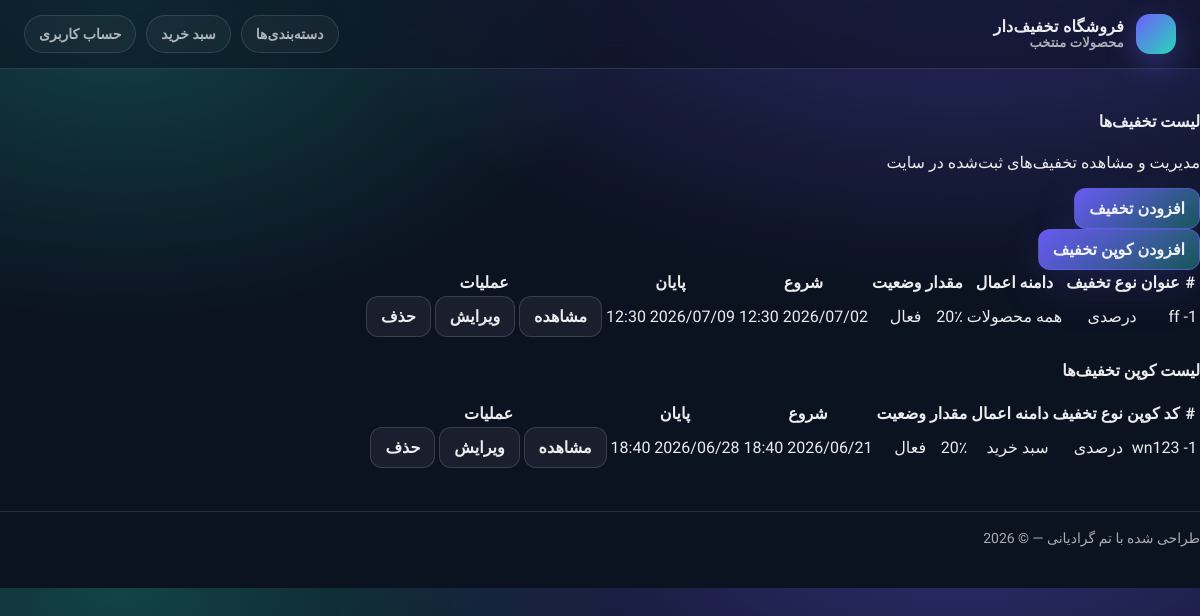
The page /coupon/ (signed in) on the database as committed earlier.
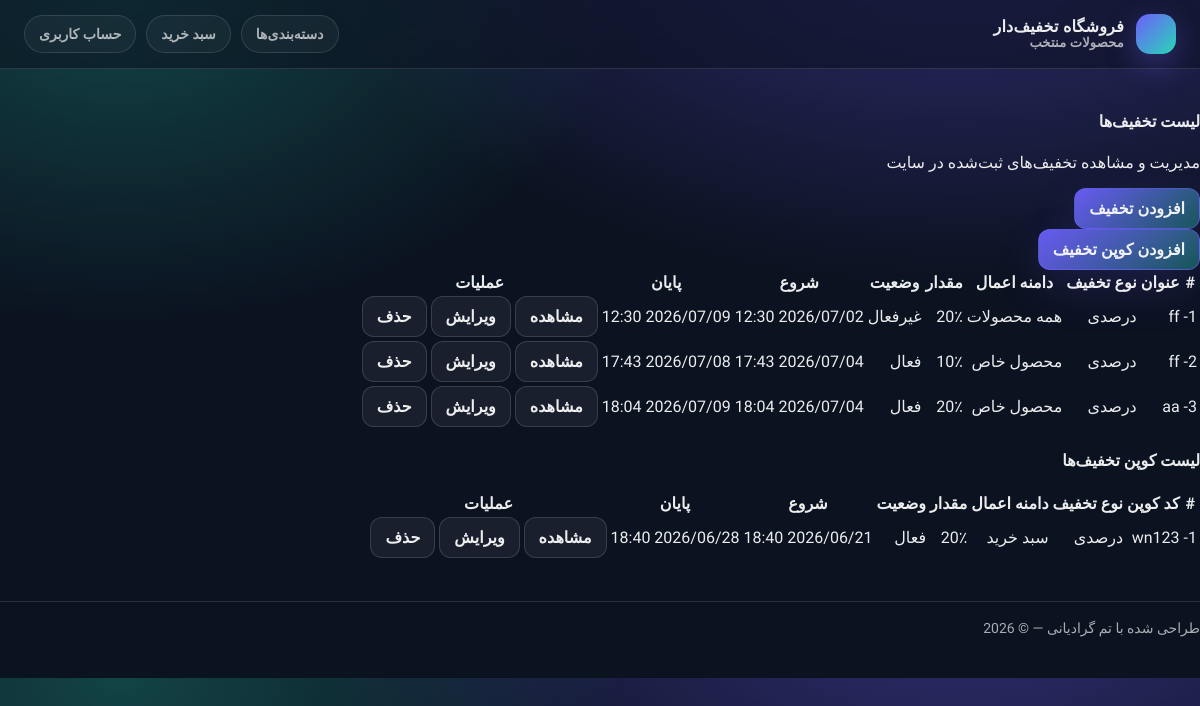
The same page on the database as committed later.
### coupon/models.py (models this page shows, shortened)
class Discount(models.Model):
    APPLY_TO_CHOICES = (
        ('all', 'همه مجصولات'),
        ('product', 'یک محصول'),
        ('category', 'یک دسته'),
    )
    DISCOUNT_TYPE_CHOICES = (
        ('percent', 'درصدی'),
        ('amount', 'تومانی')
    )
    title = models.CharField(max_length=100, verbose_name="عنوان کمپین")
    apply_to = models.CharField(max_length=20, choices=APPLY_TO_CHOICES, default='all', verbose_name='اعمال روی')
    discount_type = models.CharField(max_length=10, choices=DISCOUNT_TYPE_CHOICES, verbose_name='نوع تخفثف')
    value = models.PositiveIntegerField(default=0, verbose_name='مقدار تخفیف')
    is_active = models.BooleanField(default=True)
    start_date = models.DateTimeField(null=True, blank=True)
    end_date = models.DateTimeField(null=True, blank=True)
    product = models.ForeignKey(Product, null=True, blank=True, on_delete=models.CASCADE, verbose_name='محصول')
    category = models.ForeignKey(Category, null=True, blank=True, on_delete=models.CASCADE, verbose_name='دسته بندی')
    created_at = models.DateTimeField(auto_now_add=True)
    updated_at = models.DateTimeField(auto_now=True)

class DiscountCoupon(models.Model):
    APPLY_TO_CHOICES = (
        ('cart', 'سبد خرید'),
        ('product', 'یک محصول'),
    )
    DISCOUNT_TYPE_CHOICES = (
        ('percent', 'درصدی'),
        ('amount', 'تومانی')
    )
    coupon = models.CharField(max_length=100, verbose_name="کوپن")
    apply_to = models.CharField(max_length=20, choices=APPLY_TO_CHOICES, default='cart', verbose_name='اعمال روی')
    discount_type = models.CharField(max_length=10, choices=DISCOUNT_TYPE_CHOICES, verbose_name='نوع تخفثف')
    value = models.PositiveIntegerField(default=0, verbose_name='مقدار تخفیف')
    is_active = models.BooleanField(default=True)
    start_date = models.DateTimeField(null=True, blank=True)
    end_date = models.DateTimeField(null=True, blank=True)
    product = models.ForeignKey(Product, null=True, blank=True, on_delete=models.CASCADE, verbose_name='محصول')
    created_at = models.DateTimeField(auto_now_add=True)
    updated_at = models.DateTimeField(auto_now=True)

### coupon/views.py (the view)
# urls.py: path('', views.CouponList.as_view(), name='coupon_list'),
class CouponList(UserPassesTestMixin, generic.ListView):
    model = Discount
    context_object_name = 'discounts'
    paginate_by = 10
    template_name = 'coupon/coupon_list.html'
    success_url = reverse_lazy('catalog:product_list')
    def test_func(self):
        return self.request.user.is_superuser
    def get_context_data(self, **kwargs):
        context = super().get_context_data(**kwargs)
        context['discount_coupon'] = DiscountCoupon.objects.all()
        return context

### cart/context_processors.py (called while the page is built)
def cart(request):
    return {'cart': Cart(request)}

### coupon/templates/coupon/coupon_list.html (shortened to what this page needs)
{% extends 'parent/base.html' %}
{% block content %}
<div class="container-fluid py-4">
    <div class="d-flex flex-wrap justify-content-between align-items-center mb-4">
        <div>
            <h4 class="mb-1 fw-bold">لیست تخفیف‌ها</h4>
            <p class="text-muted mb-0">مدیریت و مشاهده تخفیف‌های ثبت‌شده در سایت</p>
        </div>
        <div class="d-flex gap-2 mt-3 mt-md-0">
            <a href="{% url 'coupon:coupon_create' %}" class="btn btn-primary">
                افزودن تخفیف
            </a>
        </div>
        <div class="d-flex gap-2 mt-3 mt-md-0">
            <a href="{% url 'coupon:coupon_create_user' %}" class="btn btn-primary">
                افزودن کوپن تخفیف
            </a>
        </div>
    </div>
    <div class="card shadow-sm border-0">
        <div class="card-body p-0">
            <div class="table-responsive">
                <table class="table table-hover align-middle mb-0">
                    <thead class="table-light">
                    <tr>
                        <th class="px-3">#</th>
                        <th>عنوان</th>
                        <th>نوع تخفیف</th>
                        <th>دامنه اعمال</th>
                        <th>مقدار</th>
                        <th>وضعیت</th>
                        <th>شروع</th>
                        <th>پایان</th>
                        <th class="text-center">عملیات</th>
                    </tr>
                    </thead>
                    <tbody>
                    {% for discount in discounts %}
                    <tr>
                        <td class="px-3">{{ forloop.counter }}-</td>
                        <td class="fw-semibold">{{ discount.title }}</td>
                        <td>
                            {% if discount.discount_type == 'percent' %}
                            <span class="badge bg-info text-dark">درصدی</span>
                            {% else %}
                            <span class="badge bg-warning text-dark">مبلغی</span>
                            {% endif %}
                        </td>
                        <td>
                            {% if discount.apply_to == 'all' %}
                            <span class="badge bg-success">همه محصولات</span>
                            {% elif discount.apply_to == 'product' %}
                            <span class="badge bg-primary">محصول خاص</span>
                            {% elif discount.apply_to == 'category' %}
                            <span class="badge bg-secondary">دسته خاص</span>
                            {% endif %}
                        </td>
                        <td>
                            {% if discount.discount_type == 'percent' %}
                            {{ discount.value }}٪
                            {% else %}
                            {{ discount.value }} تومان
                            {% endif %}
                        </td>
                        <td>
                            {% if discount.is_active %}
                            <span class="badge bg-success">فعال</span>
                            {% else %}
                            <span class="badge bg-danger">غیرفعال</span>
                            {% endif %}
                        </td>
                        <td>
                            {% if discount.start_date %}
                            {{ discount.start_date|date:"Y/m/d H:i" }}
                            {% else %}
                            -
                            {% endif %}
                        </td>
                        <td>
                            {% if discount.end_date %}
                            {{ discount.end_date|date:"Y/m/d H:i" }}
                            {% else %}
                            -
                            {% endif %}
                        </td>
                        <td class="text-center">
                            <div class="btn-group btn-group-sm" role="group">
                                <a href="{% url 'coupon:coupon_detail' discount.id %}" class="btn btn-outline-info">
                                    مشاهده
                                </a>
                                <a href="{% url 'coupon:coupon_edit' discount.id %}" class="btn btn-outline-primary">
                                    ویرایش
                                </a>
                                <a href="{% url 'coupon:coupon_delete' discount.id %}" class="btn btn-outline-danger">
                                    حذف
                                </a>
                            </div>
                        </td>
                    </tr>
                    {% empty %}
                    <tr>
                        <td colspan="9" class="text-center py-5 text-muted">
                            هیچ تخفیفی ثبت نشده است.
                        </td>
                    </tr>
                    {% endfor %}
                    </tbody>
                </table>
            </div>
        </div>
    </div>
            <div>
            <h4 class="mb-1 fw-bold">لیست کوپن تخفیف‌ها</h4>
        </div>
     <div class="card shadow-sm border-0">
        <div class="card-body p-0">
            <div class="table-responsive">
                <table class="table table-hover align-middle mb-0">
                    <thead class="table-light">
                    <tr>
                        <th class="px-3">#</th>
                        <th>کد کوپن</th>
                        <th>نوع تخفیف</th>
                        <th>دامنه اعمال</th>
                        <th>مقدار</th>
                        <th>وضعیت</th>
                        <th>شروع</th>
                        <th>پایان</th>
                        <th class="text-center">عملیات</th>
                    </tr>
                    </thead>
                    <tbody>
                    {% for discount in discount_coupon %}
                    <tr>
                        <td class="px-3">{{ forloop.counter }}-</td>
                        <td class="fw-semibold">{{ discount.coupon }}</td>
                        <td>
                            {% if discount.discount_type == 'percent' %}
                            <span class="badge bg-info text-dark">درصدی</span>
                            {% else %}
                            <span class="badge bg-warning text-dark">مبلغی</span>
                            {% endif %}
                        </td>
                        <td>
                            {% if discount.apply_to == 'cart' %}
                            <span class="badge bg-success">سبد خرید</span>
                            {% elif discount.apply_to == 'product' %}
                            <span class="badge bg-primary">محصول خاص</span>
                            {% endif %}
                        </td>
                        <td>
                            {% if discount.discount_type == 'percent' %}
                            {{ discount.value }}٪
                            {% else %}
                            {{ discount.value }} تومان
                            {% endif %}
                        </td>
                        <td>
                            {% if discount.is_active %}
                            <span class="badge bg-success">فعال</span>
                            {% else %}
                            <span class="badge bg-danger">غیرفعال</span>
                            {% endif %}
                        </td>
                        <td>
                            {% if discount.start_date %}
                            {{ discount.start_date|date:"Y/m/d H:i" }}
                            {% else %}
                            -
                            {% endif %}
                        </td>
                        <td>
                            {% if discount.end_date %}
                            {{ discount.end_date|date:"Y/m/d H:i" }}
                            {% else %}
                            -
                            {% endif %}
                        </td>
                        <td class="text-center">
                            <div class="btn-group btn-group-sm" role="group">
                                <a href="{% url 'coupon:discount_coupon_detail' discount.id %}" class="btn btn-outline-info">
                                    مشاهده
                                </a>
                                <a href="{% url 'coupon:discount_coupon_edit' discount.id %}" class="btn btn-outline-primary">
                                    ویرایش
                                </a>
                                <a href="{% url 'coupon:discount_coupon_delete' discount.id %}" class="btn btn-outline-danger">
                                    حذف
                                </a>
                            </div>
                        </td>
                    </tr>
                    {% empty %}
                    <tr>
                        <td colspan="9" class="text-center py-5 text-muted">
                            هیچ تخفیفی ثبت نشده است.
                        </td>
                    </tr>
                    {% endfor %}
                    </tbody>
                </table>
            </div>
        </div>
    </div>
</div>
{% endblock %}

### catalog/templates/parent/base.html (shortened to what this page needs)
{% load static %}
<!doctype html>
<html lang="fa" dir="rtl">
<head>
</head>
<body>
  <header class="topbar">
    <div class="topbar-inner">
      <div class="brand">
        <div class="logo" aria-hidden="true"></div>
        <div>
          <a href="{% url 'catalog:product_list' %}" ><div style="line-height:1.1;">فروشگاه تخفیف‌دار</div></a>
          <div style="color:var(--muted); font-size:13px; font-weight:600;">محصولات منتخب</div>
        </div>
      </div>
      <div class="nav-actions">
        <a class="pill" href="#">دسته‌بندی‌ها</a>
        <a class="pill" href="{% url 'cart:detail_cart' %}">سبد خرید</a>
        {% if user.is_authenticated %}
          <a class="pill" href="{% url 'account:profile' %}">حساب کاربری</a>
        {% else %}
          <a class="pill" href="{% url 'account:login' %}">ورود / ثبت‌نام</a>
        {% endif %}
      </div>
    </div>
  </header>
  <main class="container main">
    {% block content %}{% endblock %}
  </main>
  <footer class="container footer">
    طراحی شده با تم گرادیانی — © {% now "Y" %}
  </footer>
</body>
</html>

### catalog/templates/parent/base.html (style rules this page uses)
:root { --bg: #0b1220; --card: rgba(255,255,255,.06); --card2: rgba(255,255,255,.09); --text: rgba(255,255,255,.92); --muted: rgba(255,255,255,.65); --border: rgba(255,255,255,.12); --primary: #6d5efc; --primary2: #28d7b6; --danger: #ff4d6d; --shadow: 0 18px 60px rgba(0,0,0,.35); --radius: 18px; }
* { box-sizing: border-box; }
body { margin:0; font-family:"Vazirmatn", system-ui, -apple-system, Segoe UI, Roboto, Arial; background: radial-gradient(1200px 700px at 80% -100px, rgba(109,94,252,.38), transparent 55%), radial-gradient(1000px 650px at 10% 0px, rgba(40,215,182,.25), transparent 50%), var(--bg); color: var(--text); }
a { color: inherit; text-decoration: none; }
.container { width: min(1200px, 100%); margin: 0 auto; padding: 24px; }
.topbar { position: sticky; top: 0; z-index: 10; backdrop-filter: blur(14px); background: rgba(11,18,32,.55); border-bottom: 1px solid var(--border); }
.topbar-inner { display:flex; align-items:center; justify-content:space-between; gap: 16px; padding: 14px 24px; }
.brand { display:flex; align-items:center; gap: 12px; font-weight: 800; letter-spacing: .2px; }
.logo { width: 40px; height:40px; border-radius: 14px; background: linear-gradient(135deg, var(--primary), var(--primary2)); box-shadow: 0 10px 30px rgba(109,94,252,.35); }
.nav-actions { display:flex; align-items:center; gap: 10px; }
.pill { padding: 10px 14px; border:1px solid var(--border); background: rgba(255,255,255,.04); border-radius: 999px; color: var(--muted); transition: .2s; font-weight: 600; font-size: 14px; }
.btn { display:inline-flex; align-items:center; justify-content:center; padding: 10px 14px; border-radius: 12px; border: 1px solid rgba(255,255,255,.14); background: rgba(255,255,255,.06); color: var(--text); font-weight: 700; transition: .2s; cursor:pointer; }
.btn-primary { border-color: rgba(109,94,252,.55); background: linear-gradient(135deg, rgba(109,94,252,.95), rgba(40,215,182,.35)); box-shadow: 0 18px 45px rgba(109,94,252,.18); }
.main { padding: 22px 0 40px; }
.footer { border-top: 1px solid var(--border); padding: 18px 0 42px; color: var(--muted); font-size: 14px; }

Rows that differ between the two databases and show on the page:
changed Discount (number 1 of 3 on the later page): is_active "فعال" → "غیرفعال"
added Discount: title "ff", discount_type "درصدی", apply_to "محصول خاص", value "10", is_active "فعال", start_date "2026/07/04 17:43", end_date "2026/07/08 17:43"
added Discount: title "aa", discount_type "درصدی", apply_to "محصول خاص", value "20", is_active "فعال", start_date "2026/07/04 18:04", end_date "2026/07/09 18:04"
